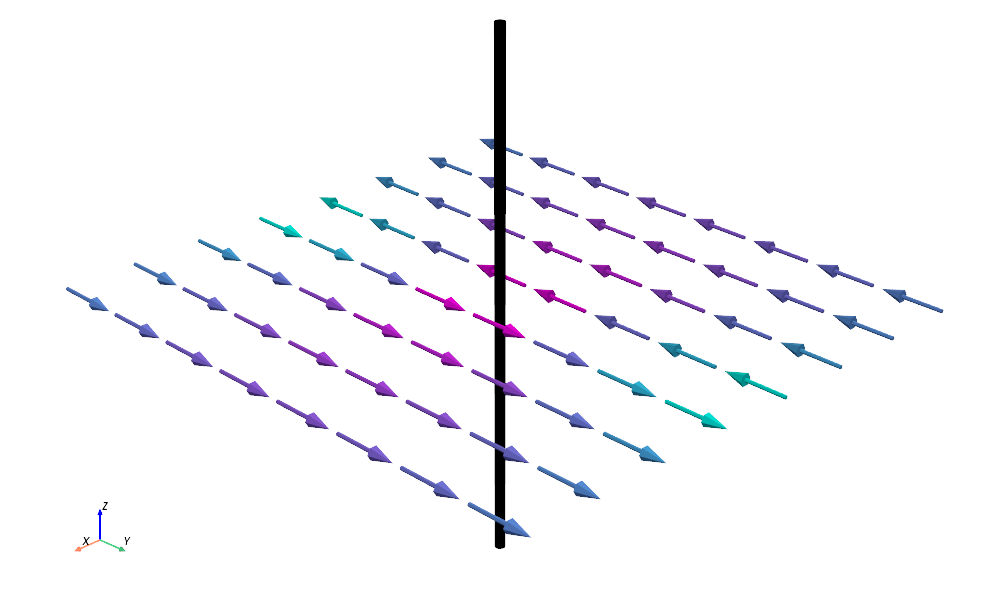

Reproduce this figure in Python.
import numpy as np
import pyvista as pv

# --- Konstanten ---
I = 1  # Strom in A
mu_0 = 4 * np.pi * 1e-7  # Vakuumpermeabilität

# --- Gitter in z=0-Ebene ---
x = np.linspace(-1, 1, 8)
y = np.linspace(-1, 1, 8)
X, Y = np.meshgrid(x, y)
Z = np.zeros_like(X)

R = np.sqrt(X**2 + Y**2)
R[R == 0] = 1e-10

# --- Magnetfeld (nur xy) ---
By =  mu_0 * I / (2 * np.pi * R) * X / R
Bx = np.zeros_like(By)
Bz = np.zeros_like(By)

# --- Punkte & Vektoren ---
points = np.vstack((X.ravel(), Y.ravel(), Z.ravel())).T
vectors = np.vstack((Bx.ravel(), By.ravel(), Bz.ravel())).T

# Richtung normalisieren
magnitudes = np.linalg.norm(vectors, axis=1)
directions = vectors / magnitudes[:, np.newaxis]

# --- PolyData ---
pdata = pv.PolyData(points)
pdata["B"] = directions
pdata["magnitude"] = np.log10(magnitudes)

# --- Glyphs (farbige Pfeile) ---
factor = 0.25
pdata.points -= 0.5 * directions * factor  # Auf Gitterpunkten zentrieren
glyphs = pdata.glyph(orient="B", scale=False, factor=factor)

# --- Plotter ---
plotter = pv.Plotter(window_size=(1000, 600))
plotter.set_background("white")  # Muss gesetzt werden (damit Alpha-Wert wirkt)
plotter.renderer.SetBackgroundAlpha(0)  # ← wichtig für Transparenz

plotter.add_mesh(glyphs, scalars="magnitude", cmap="cool", show_scalar_bar=False)

# Draht als Zylinder
cylinder = pv.Cylinder(center=(0, 0, 0), direction=(0, 0, 1), radius=0.02, height=2.0)
plotter.add_mesh(cylinder, color="black")

# Ansicht & Screenshot
plotter.view_vector([1.3, 1.3, 0.9], viewup=[0, 0, 1])
plotter.camera.zoom(1.8)
plotter.show_axes()

# Screenshot mit Transparenz
plotter.show(auto_close=False, interactive=False)
plotter.screenshot("B_y.png", transparent_background=True)
plotter.close()
